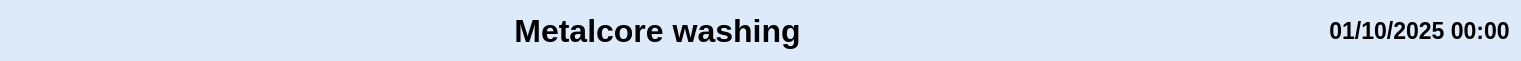
   <widget class="QWidget" name="widget_4" native="true">
    <property name="geometry">
     <rect>
      <x>390</x>
      <y>60</y>
      <width>1521</width>
      <height>61</height>
     </rect>
    </property>
    <property name="styleSheet">
     <string notr="true">background-color: rgba(221,234,250,255);
border-radius: 7px;</string>
    </property>
    <layout class="QHBoxLayout" name="horizontalLayout_9">
     <item>
      <spacer name="horizontalSpacer_3">
       <property name="orientation">
        <enum>Qt::Horizontal</enum>
       </property>
       <property name="sizeHint" stdset="0">
        <size>
         <width>40</width>
         <height>20</height>
        </size>
       </property>
      </spacer>
     </item>
     <item>
      <widget class="QLabel" name="label_2">
       <property name="sizePolicy">
        <sizepolicy hsizetype="Fixed" vsizetype="Preferred">
         <horstretch>0</horstretch>
         <verstretch>0</verstretch>
        </sizepolicy>
       </property>
       <property name="font">
        <font>
         <pointsize>24</pointsize>
         <weight>75</weight>
         <bold>true</bold>
        </font>
       </property>
       <property name="styleSheet">
        <string notr="true">background-color: rgba(233, 113, 52, 0);
border-radius: 7px;</string>
       </property>
       <property name="text">
        <string>Metalcore washing</string>
       </property>
       <property name="alignment">
        <set>Qt::AlignCenter</set>
       </property>
      </widget>
     </item>
     <item>
      <spacer name="horizontalSpacer_2">
       <property name="orientation">
        <enum>Qt::Horizontal</enum>
       </property>
       <property name="sizeHint" stdset="0">
        <size>
         <width>40</width>
         <height>20</height>
        </size>
       </property>
      </spacer>
     </item>
     <item>
      <widget class="QLabel" name="label_116">
       <property name="sizePolicy">
        <sizepolicy hsizetype="Fixed" vsizetype="Preferred">
         <horstretch>0</horstretch>
         <verstretch>0</verstretch>
        </sizepolicy>
       </property>
       <property name="font">
        <font>
         <pointsize>17</pointsize>
         <weight>75</weight>
         <bold>true</bold>
        </font>
       </property>
       <property name="styleSheet">
        <string notr="true">background-color: rgba(233, 113, 52, 0);
border-radius: 7px;</string>
       </property>
       <property name="text">
        <string/>
       </property>
       <property name="pixmap">
        <pixmap>all-icons/clock-6-24.png</pixmap>
       </property>
       <property name="alignment">
        <set>Qt::AlignCenter</set>
       </property>
      </widget>
     </item>
     <item>
      <widget class="QLabel" name="label_clock">
       <property name="sizePolicy">
        <sizepolicy hsizetype="Fixed" vsizetype="Preferred">
         <horstretch>0</horstretch>
         <verstretch>0</verstretch>
        </sizepolicy>
       </property>
       <property name="font">
        <font>
         <pointsize>17</pointsize>
         <weight>75</weight>
         <bold>true</bold>
        </font>
       </property>
       <property name="styleSheet">
        <string notr="true">background-color: rgba(233, 113, 52, 0);
border-radius: 7px;</string>
       </property>
       <property name="text">
        <string>01/10/2025 00:00</string>
       </property>
       <property name="alignment">
        <set>Qt::AlignCenter</set>
       </property>
      </widget>
     </item>
    </layout>
   </widget>
